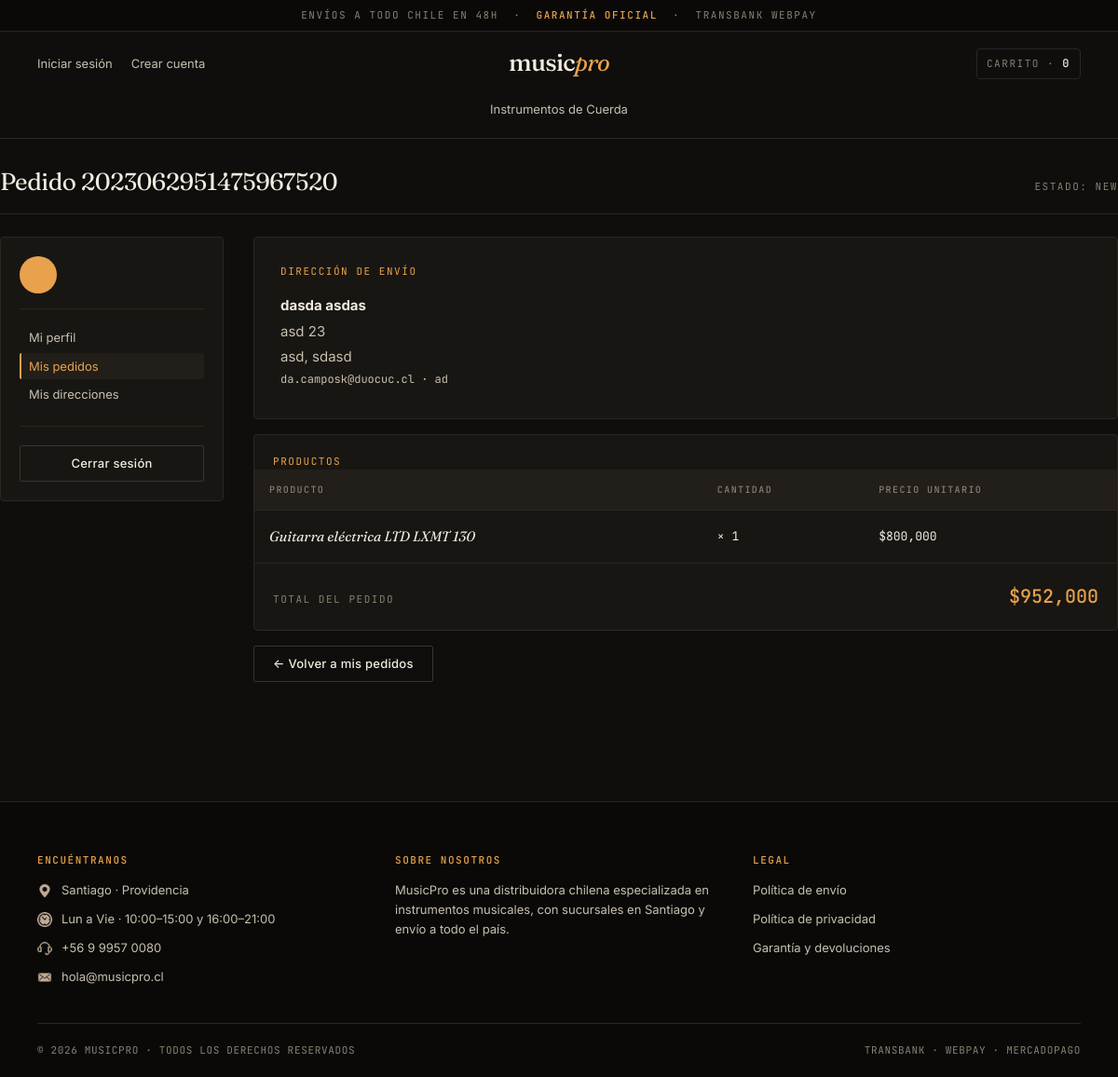
Screenshot of /Perfil/ordenes/2023062951475967520 with the database file from the repository.
### app/models.py (models this page shows, shortened)
class Categoria(models.Model):
    nombreCategoria = models.CharField(max_length=50,primary_key=True, verbose_name='nombre de la categoria', unique=True)
    descripcion = models.CharField(max_length=255, blank = True)
    slug = AutoSlugField(populate_from='nombreCategoria',null=True)
    class Meta:
        verbose_name = 'category'
        verbose_name_plural = 'categories'

class Producto(models.Model):
    SKU = models.IntegerField(primary_key=True, verbose_name='SKU')
    nombreProducto =  models.CharField(max_length=80 ,verbose_name='nombre', unique=True)
    slug = AutoSlugField(populate_from='nombreProducto',null=True)
    descripcion = models.TextField(verbose_name='descripcion')
    precio = models.IntegerField(verbose_name='precio')
    imagen=models.ImageField(upload_to='img/productos' , null=True)
    stock = models.IntegerField(verbose_name='stock')
    categoria= models.ForeignKey(Categoria,on_delete=models.CASCADE, )
    subcategoria= models.ForeignKey(SubCategoria,on_delete=models.CASCADE)
    tipoinstrumento= models.ForeignKey(TipoInstrumento,on_delete=models.CASCADE, blank=True, null=True)
    marca = models.ForeignKey(Marca,on_delete=models.CASCADE)
    is_available = models.BooleanField(default=True)
    create_date = models.DateTimeField(auto_now_add=True)
    modified_date = models.DateTimeField(auto_now=True)

### orders/models.py (models this page shows, shortened)
class Order(models.Model):
    STATUS = (
        ('new', 'Nuevo'),
        ('acepted','aceptado'),
        ('completed','completado'),
        ('cancelelled','cancelado')
    )
    user = models.ForeignKey(User, on_delete=models.SET_NULL, null=True)
    ubicacion = models.IntegerField( null=True)
    order_number = models.CharField(max_length=20 ,primary_key=True)
    first_name = models.CharField(max_length=50)
    last_name = models.CharField(max_length=50)
    phone = models.CharField(max_length=50)
    email = models.CharField(max_length=50)
    address_line_1 = models.CharField(max_length=100, null=True)
    address_line_2 = models.CharField(max_length=100, null=True)
    region = models.CharField(max_length=100, null=True)
    city= models.CharField(max_length=100, null=True)
    order_note = models.CharField(max_length=100)
    order_total = models.IntegerField()
    tax = models.FloatField()
    status = models.CharField(max_length=100, choices=STATUS, default="New")
    ip = models.CharField(blank=True, max_length=20)
    is_ordered = models.BooleanField()
    create_at = models.DateField(auto_now=True)
    updated_at = models.DateField(auto_now=True)

class OrderProduct(models.Model):
    order = models.ForeignKey(Order, on_delete=models.CASCADE)
    user = models.ForeignKey(User, on_delete=models.CASCADE, null=True)
    producto = models.ForeignKey(Producto, on_delete=models.CASCADE, null=True)
    quantity = models.IntegerField()
    product_price= models.IntegerField()
    ordered = models.BooleanField(default=False)
    create_at = models.DateTimeField(auto_now=True)
    updated_at= models.DateTimeField(auto_now=True)

### app/views.py (the view)
# urls.py: path('Perfil/ordenes/<order>',detalleUserOrder, name="detalleUserOrder"),
def detalleUserOrder(request,order):
    orderOBJ = Order.objects.get(order_number=order)
    items = OrderProduct.objects.filter(order=order)
    contex = {
              'items':items,
                'order':order,
                'objOrder':orderOBJ,
         }
    return render(request,"app/tienda/Perfil/detalleUserOrder.html",contex)

### app/context_processors.py (called while the page is built)
def categorias(request):
    categorias = Categoria.objects.all()
    return {'categorias': categorias}

### carts/context_processors.py (called while the page is built)
def counter(request):
    cart_count = 0
    try:
        cart = Cart.objects.filter(cart_id=_cart_id(request))
        cart_items = CartItem.objects.all().filter(cart=cart[:1])
        for cart_item in cart_items:
            cart_count += cart_item.quantity
    except Cart.DoesNotExist:
        cart_count = 0
    return dict(cart_count=cart_count)

### carts/views.py (called while the page is built)
def _cart_id(request):
    cart = request.session.session_key
    if not cart:
        cart= request.session.create()
    return cart

### app/templates/app/tienda/Perfil/detalleUserOrder.html
{% extends 'app/base.html' %}
{% load static %}
{% load humanize %}
{% block contenido %}
<section class="section-content container">
    <header class="section-head" style="padding-top: 0;">
        <h2>Pedido {{ order }}</h2>
        <span class="meta">Estado: {{ objOrder.status }}</span>
    </header>
    <div class="store-layout">
        {% include 'app/tienda/Perfil/_sidebar.html' with active='ordenes' %}
        <main>
            <div class="cart-card" style="padding: 28px; margin-bottom: 16px;">
                <div class="eyebrow" style="margin-bottom: 16px;">Dirección de envío</div>
                <p style="margin: 4px 0;"><strong>{{ objOrder.first_name }} {{ objOrder.last_name }}</strong></p>
                <p style="margin: 4px 0; color: var(--paper-dim);">{{ objOrder.address_line_1 }} {{ objOrder.address_line_2 }}</p>
                <p style="margin: 4px 0; color: var(--paper-dim);">{{ objOrder.city }}, {{ objOrder.region }}</p>
                <p style="margin: 4px 0; color: var(--paper-dim); font-family: var(--font-mono); font-size: 12px;">{{ objOrder.email }} · {{ objOrder.phone }}</p>
            </div>
            <div class="cart-card">
                <div class="eyebrow" style="padding: 20px 20px 0;">Productos</div>
                <table class="table-shopping-cart">
                    <thead>
                        <tr>
                            <th scope="col">Producto</th>
                            <th scope="col">Cantidad</th>
                            <th scope="col">Precio unitario</th>
                        </tr>
                    </thead>
                    <tbody>
                        {% for ve in items %}
                        <tr>
                            <td>
                                <span style="font-family: var(--font-display); font-style: italic; color: var(--paper);">{{ ve.producto.nombreProducto }}</span>
                            </td>
                            <td style="font-family: var(--font-mono); font-size: 13px;">× {{ ve.quantity }}</td>
                            <td style="font-family: var(--font-mono); font-size: 13px;">${{ ve.product_price|intcomma }}</td>
                        </tr>
                        {% endfor %}
                    </tbody>
                </table>
                <div style="padding: 20px 20px; border-top: 1px solid var(--line); display: flex; justify-content: space-between; align-items: baseline;">
                    <span style="font-family: var(--font-mono); font-size: 11px; letter-spacing: 0.14em; color: var(--muted); text-transform: uppercase;">Total del pedido</span>
                    <span style="font-family: var(--font-mono); font-size: 20px; color: var(--amber); font-weight: 500;">${{ objOrder.order_total|intcomma }}</span>
                </div>
            </div>
            <a href="{% url 'viewOrders' %}" class="btn btn-ghost" style="margin-top: 16px;">← Volver a mis pedidos</a>
        </main>
    </div>
</section>
{% endblock %}

### app/templates/app/base.html (shortened to what this page needs)
{% load static %}
<!DOCTYPE html>
<html lang="es">
<head>
    <link rel="stylesheet" href="{% static 'css/estilos.css' %}">
</head>
<body>
    <header>
        <div class="contenedor-anuncio">
            Envíos a todo Chile en 48h &nbsp;·&nbsp; <b>Garantía oficial</b> &nbsp;·&nbsp; Transbank Webpay
        </div>
        <div class="nav-bar">
            <ul class="sesion">
                {% if user.is_authenticated %}
                    <li><span class="eyebrow eyebrow-muted">Hola</span> <a href="{% url 'viewPerfil' %}" class="user-mail">{{ user.email }}</a></li>
                    {% if user.is_staff %}
                        <li><a href="{% url 'adminView' %}">Panel de admin</a></li>
                    {% endif %}
                    <li><a href="{% url 'logout' %}">Cerrar sesión</a></li>
                {% else %}
                    <li><a href="{% url 'loginCli' %}">Iniciar sesión</a></li>
                    <li><a href="{% url 'RegistroCli' %}">Crear cuenta</a></li>
                {% endif %}
            </ul>
            <div class="contenedor-logo">
                <a href="{% url 'home' %}" class="brand-word">music<em>pro</em></a>
            </div>
            <div class="cart-wrap">
                <div id="cart" class="cart-icon">
                    <a href="{% url 'cart' %}" style="display:inline-flex;align-items:center;gap:8px;color:inherit;">
                        Carrito · <span id="cart-quantity">{{ cart_count }}</span>
                    </a>
                </div>
            </div>
        </div>
        <nav class="cat-nav" aria-label="Categorías">
            {% for ve in categorias %}
                <a href="{% url 'store' ve.slug %}">{{ ve.nombreCategoria }}</a>
            {% endfor %}
        </nav>
    </header>
    <main class="contenido">
        {% block contenido %}{% endblock %}
    </main>
    <footer>
        <div class="container">
            <div class="row">
                <div class="footer-col">
                    <h3>Encuéntranos</h3>
                    <ul>
                        <li><img src="{% static 'img/icons/ubicacion.png' %}" alt=""> Santiago · Providencia</li>
                        <li><img src="{% static 'img/icons/horario.png' %}" alt=""> Lun a Vie · 10:00–15:00 y 16:00–21:00</li>
                        <li><img src="{% static 'img/icons/atencion.png' %}" alt=""> +56 9 9957 0080</li>
                        <li><img src="{% static 'img/icons/correo.png' %}" alt=""> <a href="mailto:hola@musicpro.cl">hola@musicpro.cl</a></li>
                    </ul>
                </div>
                <div class="footer-col">
                    <h3>Sobre nosotros</h3>
                    <ul>
                        <li>MusicPro es una distribuidora chilena especializada en instrumentos musicales, con sucursales en Santiago y envío a todo el país.</li>
                    </ul>
                </div>
                <div class="footer-col">
                    <h3>Legal</h3>
                    <ul>
                        <li><a href="#">Política de envío</a></li>
                        <li><a href="#">Política de privacidad</a></li>
                        <li><a href="#">Garantía y devoluciones</a></li>
                    </ul>
                </div>
            </div>
            <div class="footer2">
                <div>© 2026 MusicPro · Todos los derechos reservados</div>
                <div>Transbank · Webpay · MercadoPago</div>
            </div>
        </div>
    </footer>
</body>
</html>

### rows the page displays
Categoria: nombreCategoria "Instrumentos de Cuerda"
Order: status "NEW", first_name "dasda", last_name "asdas", address_line_1 "asd", address_line_2 "23", city "asd", region "sdasd", email "da.camposk@duocuc.cl", phone "ad", order_total "952,000"
OrderProduct: producto.nombreProducto "Guitarra eléctrica LTD LXMT 130", quantity "1", product_price "800,000"

### other values shown
{{ cart_count }} "0"
{{ order }} "2023062951475967520"
